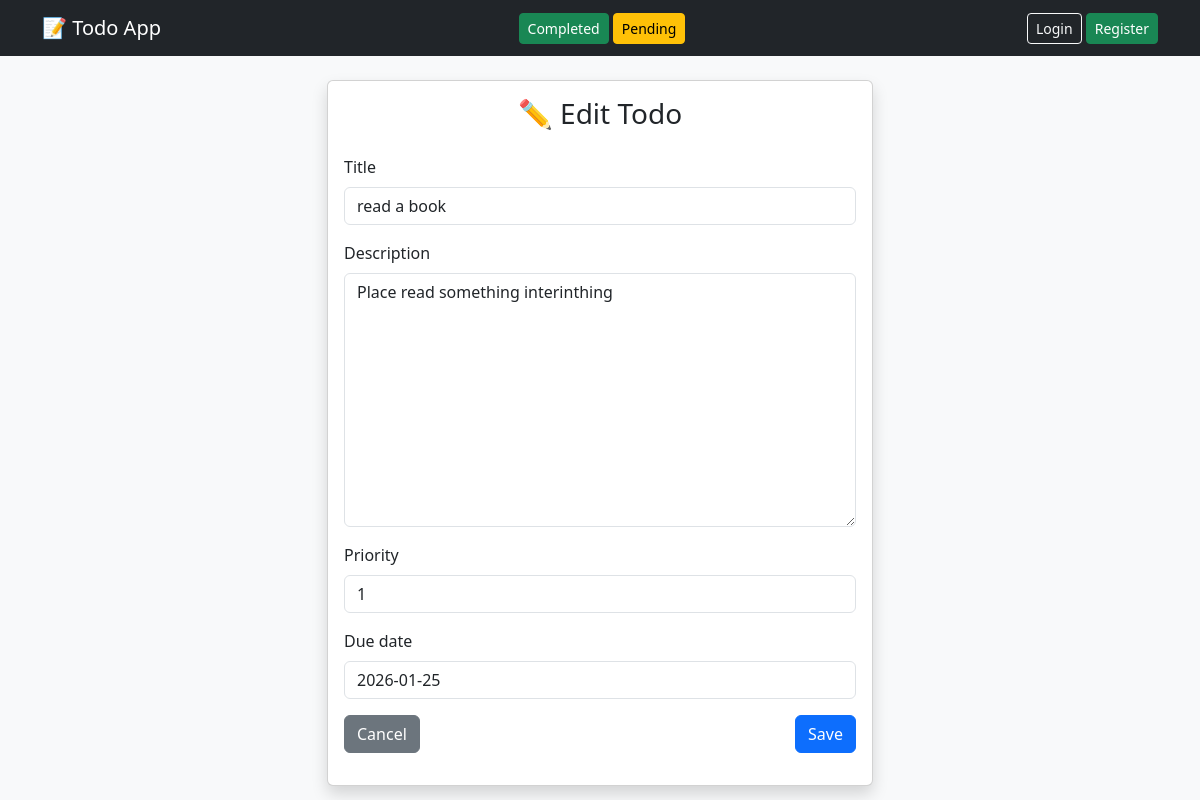
The page /todos/update/1/ on the database as committed earlier.
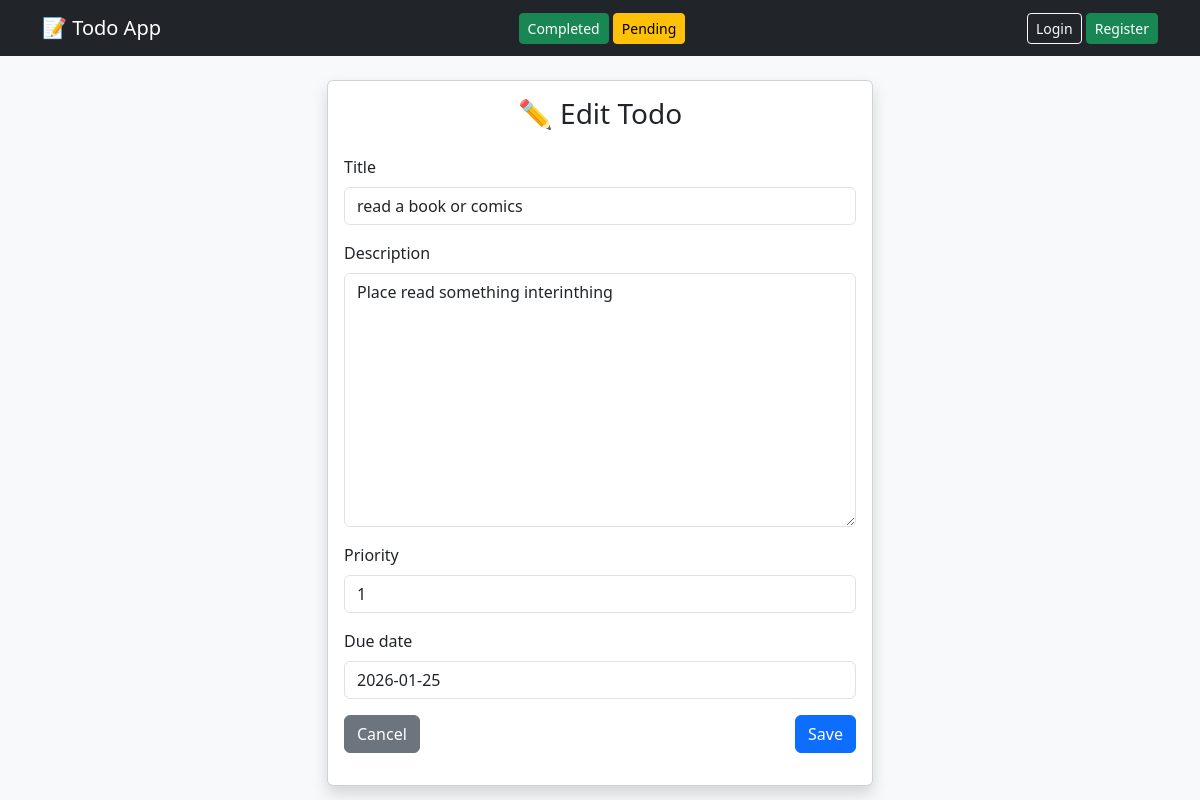
The same page on the database as committed later.
### todoApp/models.py (models this page shows, shortened)
class Todo(models.Model):
    user = models.ForeignKey(User, on_delete=models.CASCADE, null=True)
    title = models.CharField(max_length=40)
    description = models.TextField()
    priority =  models.IntegerField(default=1)
    due_date = models.DateField(null=True, blank=True)
    is_completed = models.BooleanField(default=False)
    created_at = models.DateTimeField(auto_now_add=True)

### todoApp/views.py (the view)
# urls.py: path('todos/update/<int:pk>/', update_todo, name= "update_todo"),
def update_todo(request, pk):
    todo = get_object_or_404(Todo, pk=pk)
    if request.method == 'POST':
        form = TodoForm(request.POST, instance=todo)
        if form.is_valid():
            form.save()
            return redirect('todo_list')
    else:
        form = TodoForm(instance=todo)
    return render(request, 'todoApp/todo_form.html', {'form': form})

### todoApp/forms.py
class TodoForm(forms.ModelForm):
    class Meta:
        model = Todo
        fields = ["title", "description", "priority", "due_date"]
    def __init__(self, *args, **kwargs):
        super().__init__(*args, **kwargs)
        for field in self.fields.values():
            field.widget.attrs['class'] = 'form-control'

### todoApp/templates/todoApp/todo_form.html (shortened to what this page needs)
{% extends 'todoApp/base.html' %}
{% block content %}
<div class="row justify-content-center">
    <div class="col-md-6">
        <div class="card shadow">
            <div class="card-body">
                {% if form.instance.pk %}
                    <h3 class="mb-4 text-center">✏️ Edit Todo</h3>
                {% else %}
                    <h3 class="mb-4 text-center">➕ Add New Todo</h3>
                {% endif %}
                <form method="post">
                    {% for field in form %}
                        <div class="mb-3">
                            <label class="form-label">
                                {{ field.label }}
                            </label>
                            {{ field }}
                        </div>
                    {% endfor %}
                    <div class="d-flex justify-content-between">
                        <a href="{% url 'todo_list' %}" class="btn btn-secondary">
                            Cancel
                        </a>
                        <button class="btn btn-primary">
                            Save
                        </button>
                    </div>
                </form>
            </div>
        </div>
    </div>
</div>
{% endblock %}

Rows that differ between the two databases and show on the page:
changed Todo "Place read something interinthing": title "read a book" → "read a book or comics"
